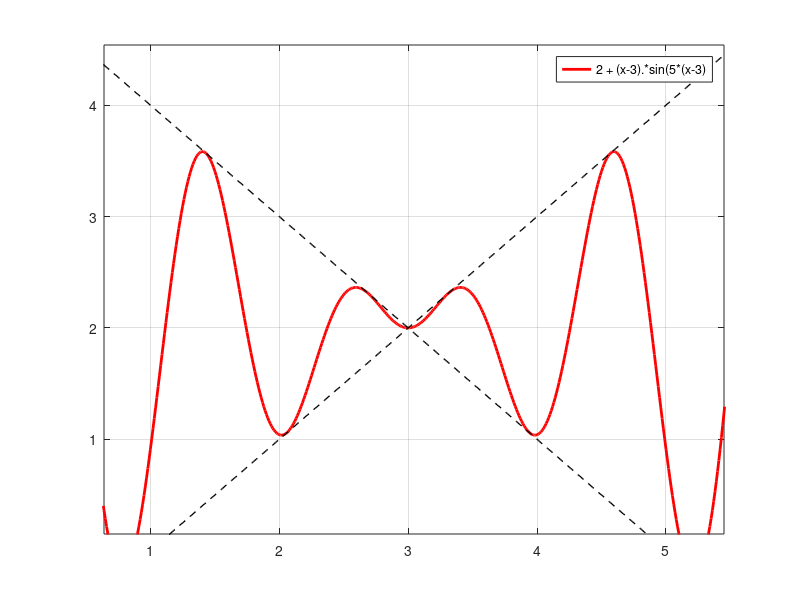
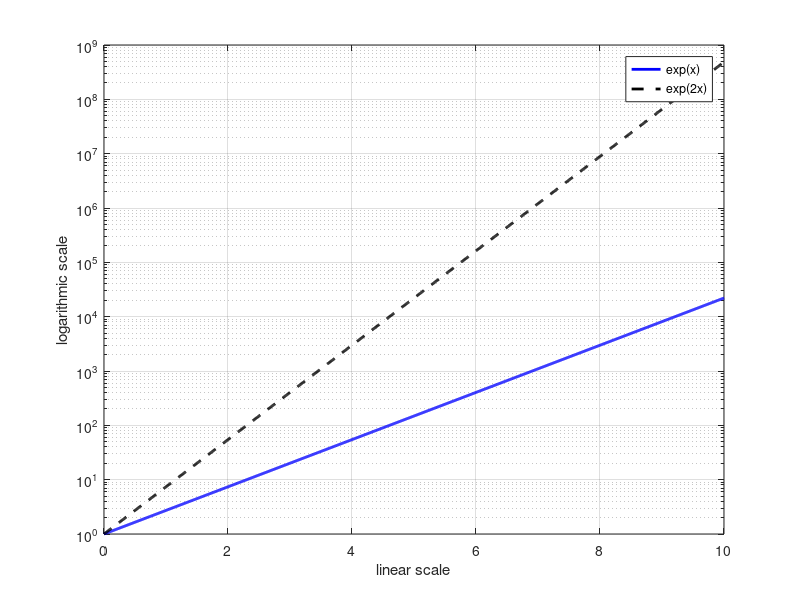

Write the MATLAB code that produced these figures, in order. (Note: this script raises an error after producing the figures.)
%% 
% *VECTORS AND ARRAYS*
% 
% Ex 1. Definition of vectors

v1 = 2.^(0:10)
v2 = cos (pi ./ (1:10))'
format short g, v3 = 0.1 .* 2 .^ (0:-1:-5)
%% 
% Ex 2. Definition of array B

B = [1:7; 9:-2:-3; 2.^(2:8)]
%% 
% Ex 3. 

%Sum 5 and 7 columns of B 
B * [0 0 0 0 1 0 1]'
%Last row of B
[0 0 1] * B
%Swap 2nd and 3rd rows of B
[1 0 0; 0 0 1; 0 1 0] * B
%% 
% *PLOTS*
% 
% Ex 1. Use of '@' and 'inline' commands to define and evaluate a function

x=[0:3];
% definition with @
f1=@(x) x.*sin(x)+(1/2).^(sqrt(x));
f1(x)
% definition with 'inline'
f1_in = inline('x.*sin(x)+(1/2).^(sqrt(x))','x');
f1_in(x)

% the same cna be done for f2
f2=@(x) x.^4+log(x.^3+1);
f2(x)
f2_in = inline('x.^4+log(x.^3+1)','x');
f2_in(x)
%% 
% Ex 2. Plot different curves in the same figure 

figure()
x = 0:0.01:6;
f = @(x) 2 + (x-3).*sin(5*(x-3));
plot(x,f(x),'Linewidth',2,'Color','r') 
hold on; grid on;
g = @(x) -x +5;
h = @(x) x - 1;
plot(x,g(x),'LineWidth',1,'LineStyle','--','Color','k')
plot(x,h(x),'LineWidth',1,'LineStyle','--','Color','k')
legend('2 + (x-3).*sin(5*(x-3)');

xlim([0.64 5.45])
ylim([0.15 4.54])
%% 
% Ex 3. Plot functions using the logarthmic scale

x = 0:0.01:10;
f = @(x) exp(x);
g = @(x) exp(2*x);
figure;
semilogy(x,f(x),'Linewidth',2,'Color','b') 
hold on; grid on;
semilogy(x,g(x),'LineWidth',2,'LineStyle','--','Color','k')
legend('exp(x)','exp(2x)');
xlabel('linear scale');
ylabel('logarithmic scale');
%% 
% *SCRIPTS AND LOOPS*
% 
% Ex 1. Double for loop for the definition of the HIlbert matrix

a = zeros(5);
for i = 1 : 5
    for j = 1 : 5
        a(i,j) = 1/(i+j-1);
    end
end
disp(a)
disp([a-hilb(5)])
%% 
% Ex 2.  Example of while loop

year = 0;
deposit = 10e3;
deposit_values = deposit;
interest_rate = 1.02;
while (deposit < 1e6)
    year = year + 1;
    deposit = deposit * interest_rate + 10e3;
    deposit_values = [deposit_values deposit];
end
disp(year);
%% 
% Ex 3. An other use of the while loop

n=1;
while ( sum(1:n) < 88 )     
   n=n+1;
end
n
%% 
% *FUNCTIONS AND OUTPUTS*
% 
% Ex 1. Use of the funtion Is_triangle.m to check whether a triangle is rectangle 
% or not.

Is_triangle(3,4,5);
%% 
% Ex 2. Definition of the matrix T using the matrixT.m function

T = matrixT(10)
%% 
% Ex 3.  Definition of a recursive sequence

clear; clc;
a(1) = 1;
for ii = 1:10
  a(ii+1) = a(ii)/2 + 1/a(ii);
end
figure()
subplot(2,1,1)
plot(1:numel(a), a, 'x-b')
hold on
plot(1:numel(a), sqrt(2)+0*a, 'r--')
grid on
title('sequence')

subplot(2,1,2)
semilogy(1:length(a),abs(a-sqrt(2)),'o-')
grid on
title('error')
%% 